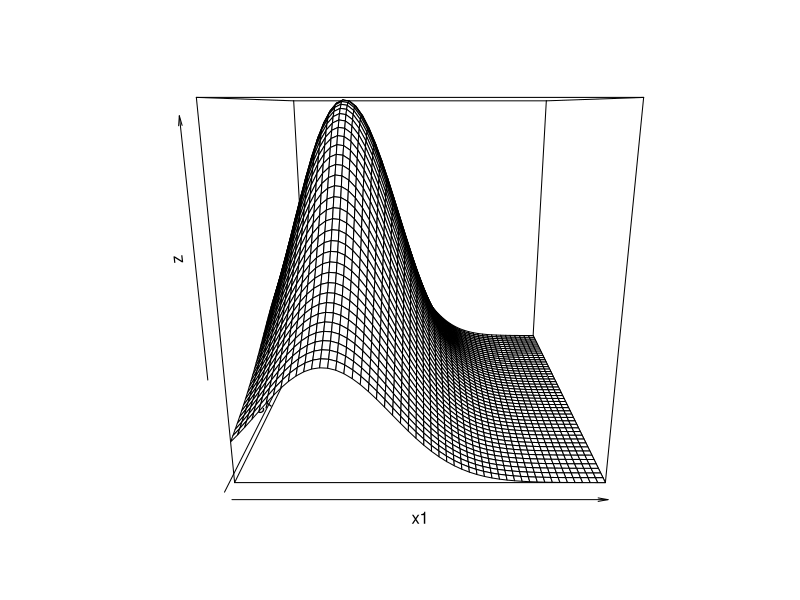
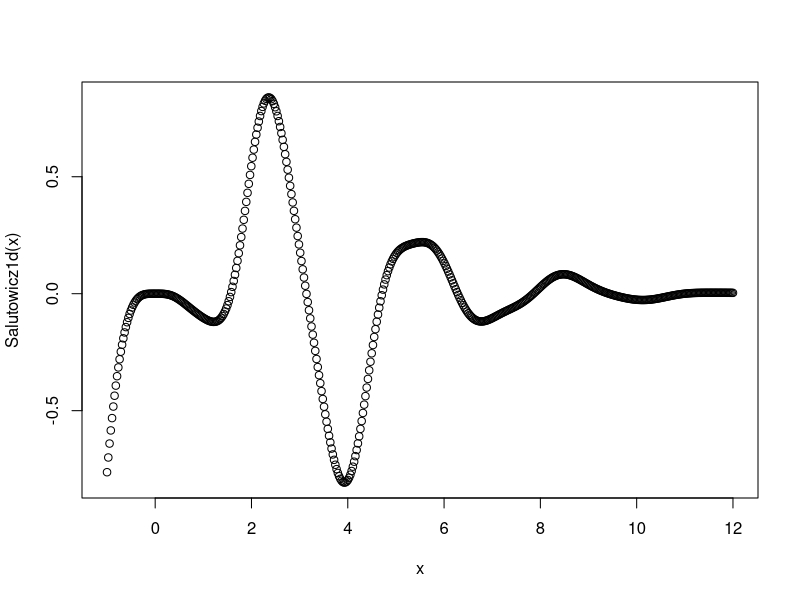
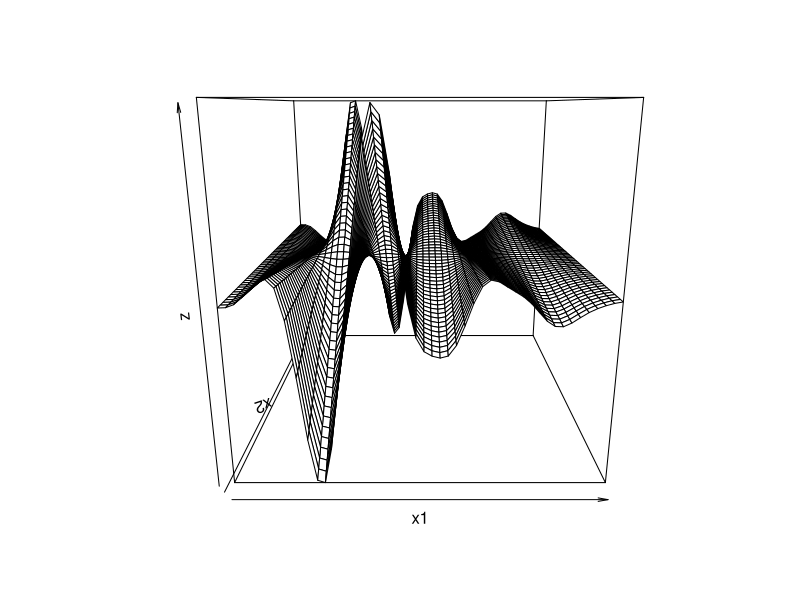
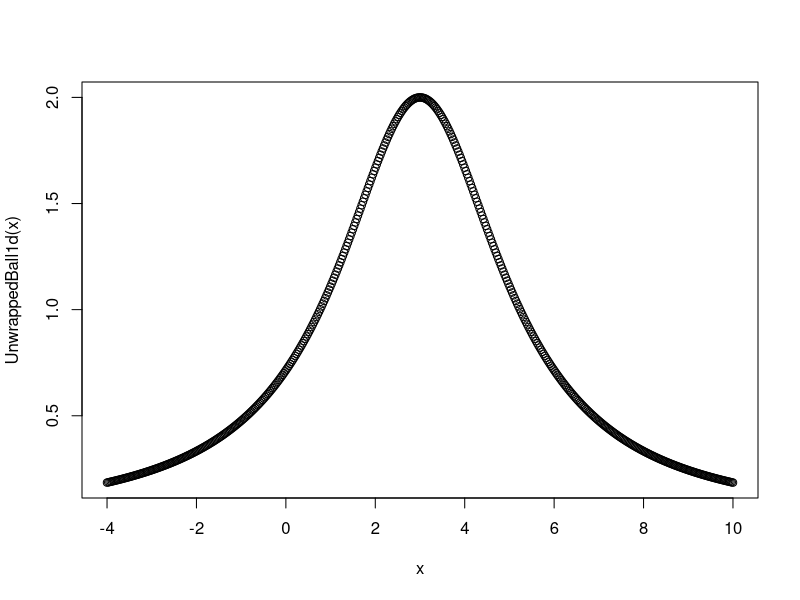
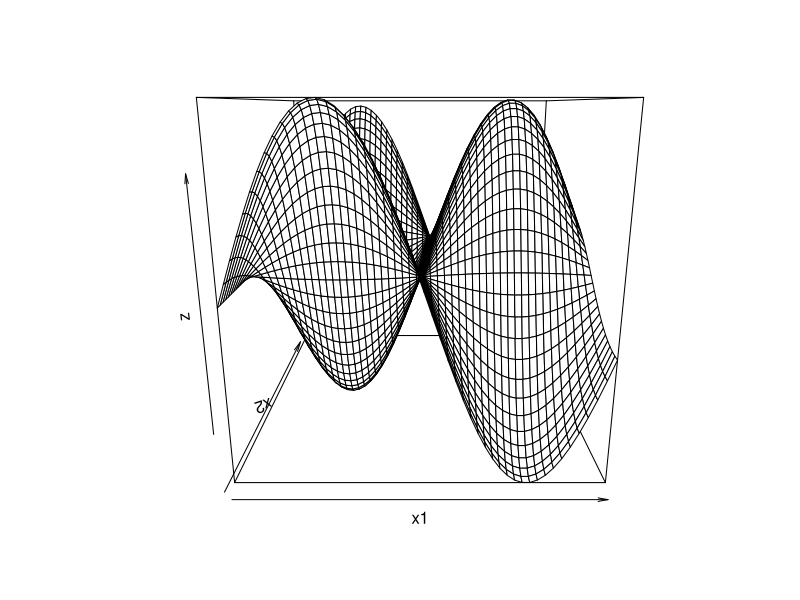
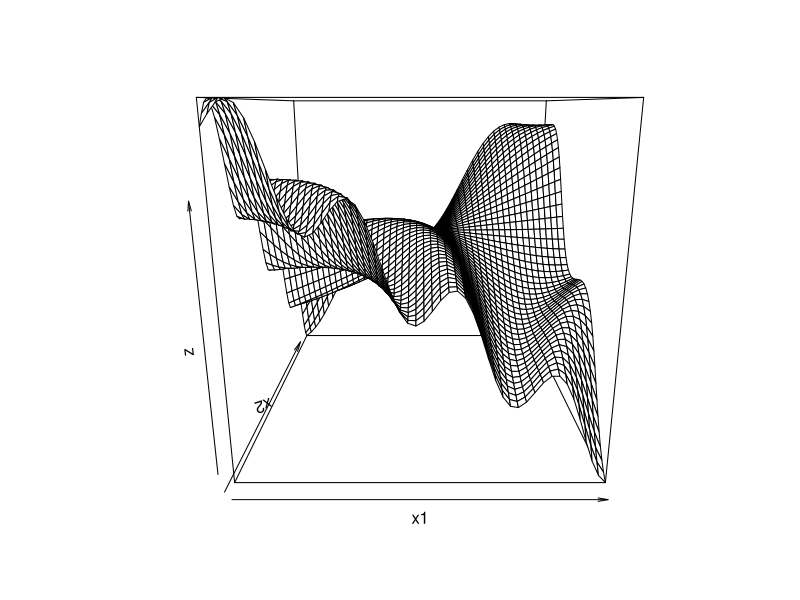
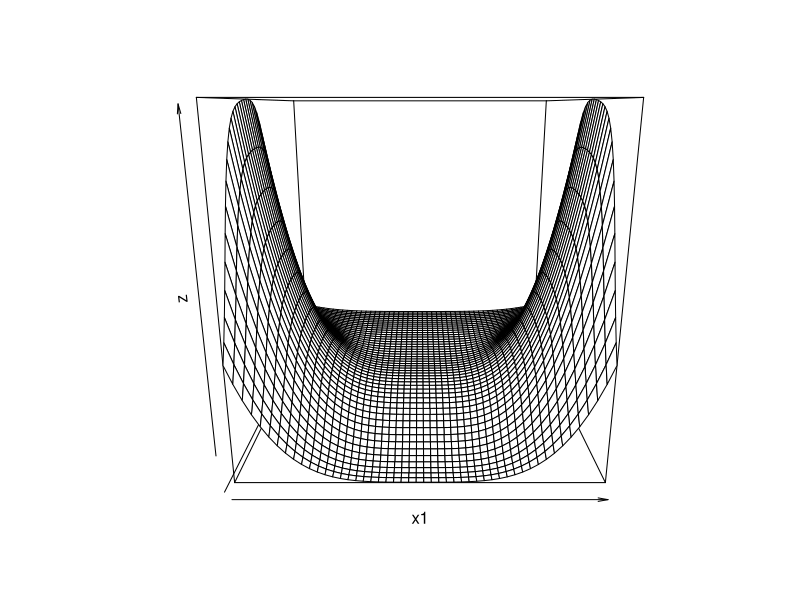

Recreate these plots in R, in order.
# Kotanchek - Funktion:

Kotanchek <- function(x1, x2 ,A = -1, B = -2.5, C = 3.2) (exp (-1*(x1 + A)*(x1 + A))) / ((x2 + B)*(x2 + B) + 3.2) 

x1 <- seq(from=0, to=4, length= 50)
x2 <- seq(from=0, to=4, length= 50)
z <-outer(x1,x2,Kotanchek)

persp(x1,x2,z)

# Salustowicz 1d - Function:

Salutowicz1d <- function(x) exp(-1*x)*x*x*x*sin(x)*cos(x)*(sin(x)*sin(x)*cos(x)-1)

x <- seq(from=-1, to=12, length= 500)

plot(x,Salutowicz1d(x))

# Salustowicz 2d - Function:

Salutowicz2d <- function(x1,x2) exp(-1*x1)*x1*x1*x1*(x2-5)*sin(x1)*cos(x1)*(sin(x1)*sin(x1)*cos(x1)-1)

x1 <- seq(from=0, to=10, length= 50)
x2 <- seq(from=0, to=10, length= 50)
z <-outer(x1,x2,Salutowicz2d)

persp(x1,x2,z)

# UnwrappedBall 1d - Function:

UnwrappedBall1d <- function(x) 10/((x - 3)*(x - 3) + 5)

x <- seq(from=-4, to=10, length= 500)

plot(x,UnwrappedBall1d(x))

# UnwrappedBallXd - TODO X-dimensional, dynamisch machbar?

#Rational polynomial 3d - function  Plot?!

RationalPolynom3d <- function(x1,x2,x3= 2) (30*(x1 - 1)*(x3 -1)) / ((x1 -10)*x2*x2)

x1 <- seq(from=0, to=2, length= 50)
x1 <- seq(from=0, to=2, length= 50)
z <-outer(x1,x2,RationalPolynom3d)

#SineCosine function 2d

SineCosine2d<- function(x1,x2) 6*sin(x1)*cos(x2)

x1 <- seq(from=0, to=6, length= 50)
x2 <- seq(from=0, to=6, length= 50)
z <-outer(x1,x2,SineCosine2d)

persp(x1,x2,z)

#Ripple function 2d 

Ripple2d <- function(x1,x2) (x1-3)*(x2-3) + 2*sin((x1-4)*(x2-4))

x1 <- seq(from=0, to=6, length= 50)
x2 <- seq(from=0, to=6, length= 50)
z <-outer(x1,x2,Ripple2d)

persp(x1,x2,z)

#RationalPolynomial2 2d

RatPol2d <- function(x1,x2) ((x1-3)*(x1-3)*(x1-3)*(x1-3) + (x2-3)*(x2-3)*(x2-3) -x2 + 3) / ((x2-2)*(x2-2)*(x2-2)*(x2-2)+ 10)

x1 <- seq(from=0, to=6, length= 50)
x2 <- seq(from=0, to=6, length= 50)
z <-outer(x1,x2,RatPol2d)

persp(x1,x2,z)
